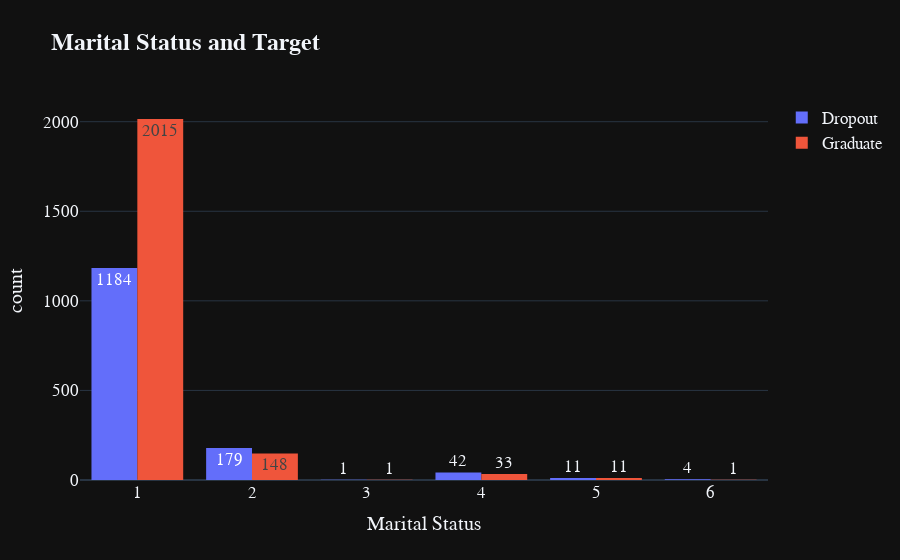

Here is the notebook cell this chart was saved with:
### Markdown cell above
## **Apa marital status yang memiliki peluang lebih banyak untuk lulus?**

### Code cell
fig = px.histogram(df, x='Marital status', color='Target', title="<b> Marital Status and Target", barmode='group', labels={'Marital status':'Marital Status', 'count':'Count', 'Target':''}, template='plotly_dark', text_auto=True)

fig.update_layout(font=dict(size=17, family="Franklin Gothic"))

fig.show()

### Figure 1 — Plotly figure (JSON) as saved in the notebook; plotly's stock layout.template omitted (floating-point values rounded to 4 significant figures; data arrays with more than 128 entries replaced by an {"elided": "..."} marker saying what was removed)
{"data": [{"alignmentgroup": "True", "bingroup": "x", "hovertemplate": "=Dropout<br>Marital Status=%{x}<br>count=%{y}<extra></extra>", "legendgroup": "Dropout", "marker": {"color": "#636efa", "pattern": {"shape": ""}}, "name": "Dropout", "offsetgroup": "Dropout", "orientation": "v", "showlegend": true, "texttemplate": "%{value}", "type": "histogram", "x": {"elided": "1421 int values"}, "xaxis": "x", "yaxis": "y"}, {"alignmentgroup": "True", "bingroup": "x", "hovertemplate": "=Graduate<br>Marital Status=%{x}<br>count=%{y}<extra></extra>", "legendgroup": "Graduate", "marker": {"color": "#EF553B", "pattern": {"shape": ""}}, "name": "Graduate", "offsetgroup": "Graduate", "orientation": "v", "showlegend": true, "texttemplate": "%{value}", "type": "histogram", "x": {"elided": "2209 int values"}, "xaxis": "x", "yaxis": "y"}], "layout": {"barmode": "group", "font": {"family": "Franklin Gothic", "size": 17}, "legend": {"title": {"text": ""}, "tracegroupgap": 0}, "title": {"text": "<b> Marital Status and Target"}, "xaxis": {"anchor": "y", "domain": [0, 1], "title": {"text": "Marital Status"}}, "yaxis": {"anchor": "x", "domain": [0, 1], "title": {"text": "count"}}}}
